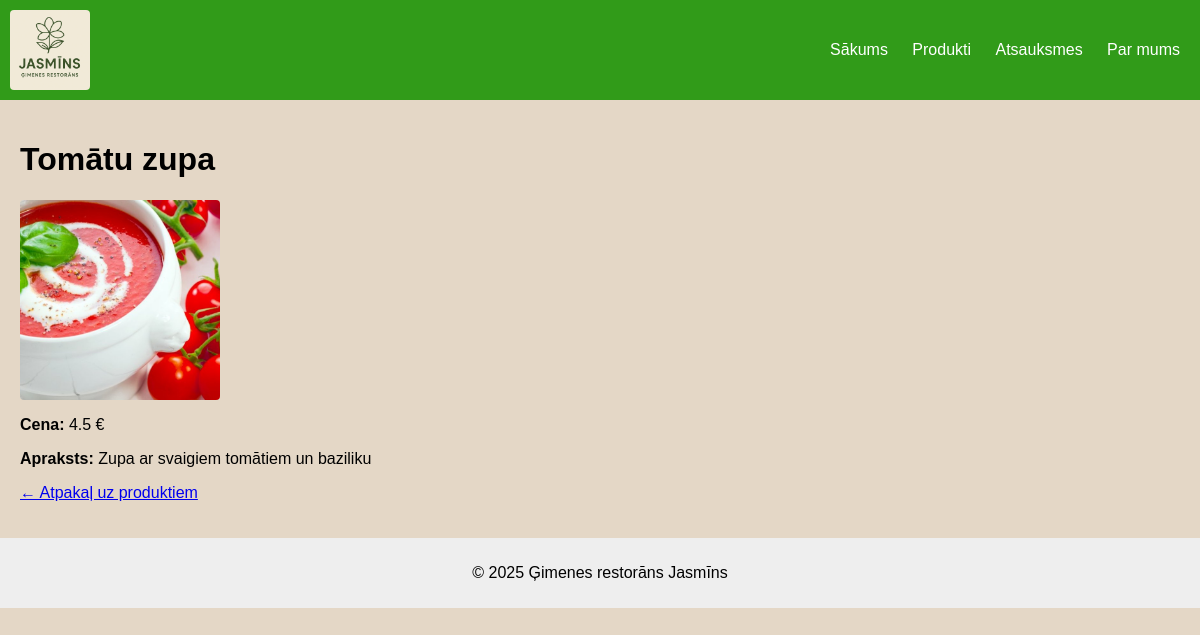
/produkti/1, run on the app's committed database.
### tables this page shows
CREATE TABLE menu_items (
	id INTEGER NOT NULL PRIMARY KEY AUTOINCREMENT,
	name TEXT NOT NULL,
	description TEXT NOT NULL,
	price INTEGER NOT NULL
, image TEXT, category_id INTEGER REFERENCES categories(id));

### app.py (the view)
@app.route("/produkti/<int:product_id>")
def products_show(product_id):
    conn = get_db_connection()
    product = conn.execute("SELECT * FROM menu_items WHERE id = ?", (product_id,)).fetchone()
    conn.close()
    if product is None:
        return "<h1>Produkts nav atrasts!</h1>", 404
    return render_template("products_show.html", product=product)

### app.py (called while the page is built)
def get_db_connection():
    db = Path(__file__).parent / "edienkarte.db"
    conn = sqlite3.connect(db)
    conn.row_factory = sqlite3.Row
    return conn

### templates/products_show.html (shortened to what this page needs)
{% extends "base.html" %}
{% block content %}
<h1>{{ product['name'] }}</h1>
<img src="{{ url_for('static', filename='images/products/' ~ product['image']) }}"
     alt="{{ product['name'] }}" class="product-image">
<p><strong>Cena:</strong> {{ product['price'] }} €</p>
<p><strong>Apraksts:</strong> {{ product['description'] }}</p>
<p><a href="{{ url_for('products') }}">← Atpakaļ uz produktiem</a></p>
{% endblock %}

### static/style.css (style rules this page uses)
body { font-family: Arial, sans-serif; background-color: #e4d7c6; color: #000000; margin: 0; padding: 0; }
img { width: 200px; height: 200px; object-fit: cover; display: block; border-radius: 4px; }

### data on the page
menu_items: name "Tomātu zupa", image (picture), price "4.5", description "Zupa ar svaigiem tomātiem un baziliku"

### other printed values
{{ 2025 }} "2025"
